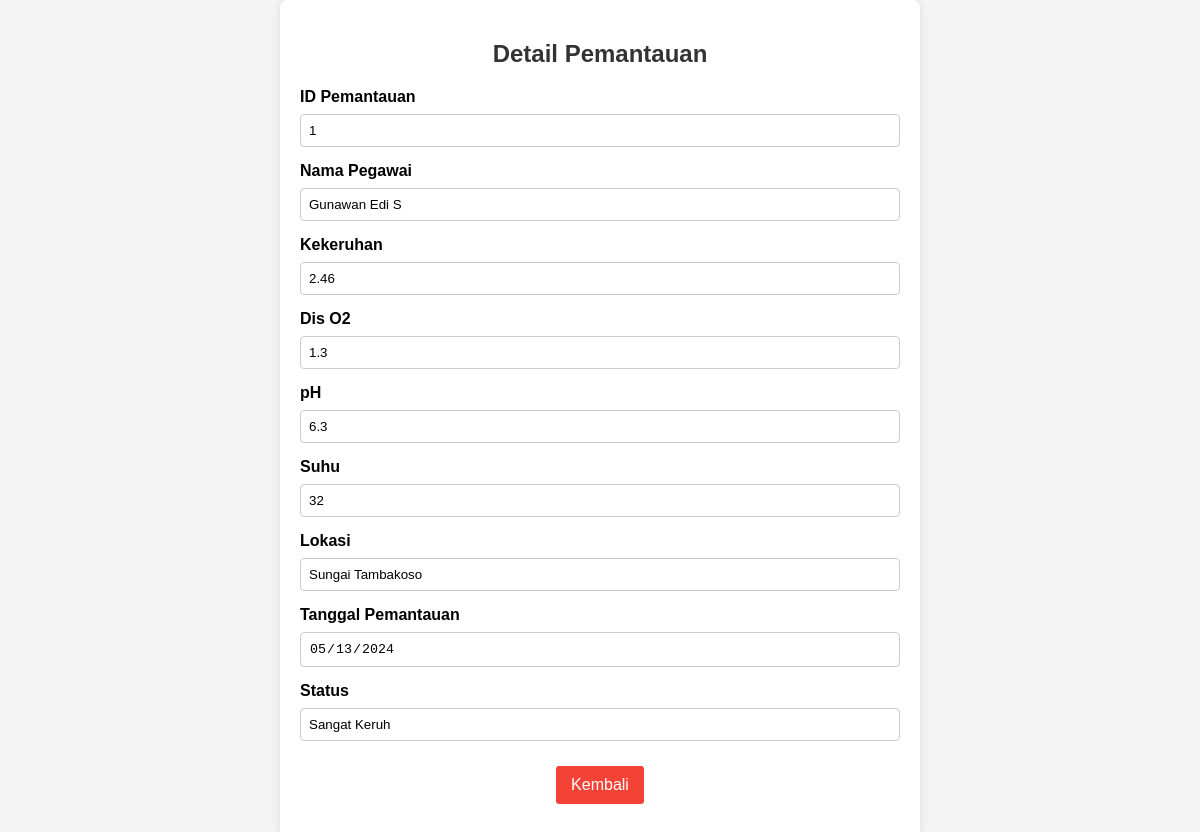
The page /pemantauan/read_pemantauan.php?id=1 on the database its author committed.
### tables this page shows
CREATE TABLE `pemantauan` (
  `id` int(11) NOT NULL,
  `pegawai_id` int(11) DEFAULT NULL,
  `kekeruhan` double DEFAULT NULL,
  `dis_o2` double DEFAULT NULL,
  `pH` double DEFAULT NULL,
  `suhu` double DEFAULT NULL,
  `lokasi_id` int(11) DEFAULT NULL,
  `tgl_pantau` date DEFAULT NULL,
  `status` varchar(255) DEFAULT NULL
);

CREATE TABLE `account` (
  `id` int(11) NOT NULL,
  `name` varchar(255) DEFAULT NULL,
  `username` varchar(255) DEFAULT NULL,
  `password` varchar(255) DEFAULT NULL,
  `role_id` int(11) DEFAULT NULL
);

CREATE TABLE `lokasi` (
  `id` int(11) NOT NULL,
  `lokasi` varchar(255) DEFAULT NULL
);

### pemantauan/read_pemantauan.php (the view, shortened to what this page needs)
<!DOCTYPE html>
<html>
<head>
    <link rel="stylesheet" href="../css/style_readpemantauan.css">
</head>
<body>
<?php
require_once "../koneksi.php";
if (isset($_GET["id"]) && !empty(trim($_GET["id"]))) {
    $sql = "SELECT pemantauan.*, account.name AS nama_pegawai, lokasi.lokasi
            FROM pemantauan
            INNER JOIN pegawai ON pemantauan.pegawai_id = pegawai.id
            INNER JOIN account ON pegawai.account_id = account.id
            INNER JOIN lokasi ON pemantauan.lokasi_id = lokasi.id
            WHERE pemantauan.id = ?";
    if ($stmt = mysqli_prepare($koneksi, $sql)) {
        mysqli_stmt_bind_param($stmt, "i", $param_id);
        if (mysqli_stmt_execute($stmt)) {
            $result = mysqli_stmt_get_result($stmt);
            if (mysqli_num_rows($result) == 1) {
                $row = mysqli_fetch_assoc($result);
                ?>
                <form>
                <div>
                    <h2>Detail Pemantauan</h2>
                </div>
                    <div>
                        <label>ID Pemantauan</label>
                        <input type="text" value="<?php echo $row['id']; ?>" readonly>
                    </div>
                    <div>
                        <label>Nama Pegawai</label>
                        <input type="text" value="<?php echo $row['nama_pegawai']; ?>" readonly>
                    </div>
                    <div>
                        <label>Kekeruhan</label>
                        <input type="text" value="<?php echo $row['kekeruhan']; ?>" readonly>
                    </div>
                    <div>
                        <label>Dis O2</label>
                        <input type="text" value="<?php echo $row['dis_o2']; ?>" readonly>
                    </div>
                    <div>
                        <label>pH</label>
                        <input type="text" value="<?php echo $row['pH']; ?>" readonly>
                    </div>
                    <div>
                        <label>Suhu</label>
                        <input type="text" value="<?php echo $row['suhu']; ?>" readonly>
                    </div>
                    <div>
                        <label>Lokasi</label>
                        <input type="text" value="<?php echo $row['lokasi']; ?>" readonly>
                    </div>
                    <div>
                        <label>Tanggal Pemantauan</label>
                        <input type="date" value="<?php echo $row['tgl_pantau']; ?>" readonly>
                    </div>
                    <div>
                        <label>Status</label>
                        <input type="text" value="<?php echo $row['status']; ?>" readonly>
                    </div>
                    <div class="button-container">
                        <button type="button" onclick="window.location.href='hasil_pemantauan.php'">Kembali</button>
                    </div>
                </form>
                <?php
            } else {
                header("location: hasil_pemantauan.php");
                exit();
            }
        } else {
            echo "Oops! Ada yang salah. Silakan coba lagi nanti.";
        }
    }
} else {
    header("location: hasil_pemantauan.php");
    exit();
}
?>
</body>
</html>

### css/style_readpemantauan.css (style rules this page uses)
body { font-family: Arial, sans-serif; background-color: #f4f4f4; margin: 0; padding: 0; display: flex; justify-content: center; align-items: center; height: 100vh; }
h2 { text-align: center; color: #333; }
form { background-color: #ffffff; padding: 20px; border-radius: 8px; box-shadow: 0 0 10px rgba(0, 0, 0, 0.1); width: 50%; margin: auto; }
form div { margin-bottom: 15px; }
form label { display: block; font-weight: bold; margin-bottom: 5px; }
form input[type="text"], form input[type="date"], form select { width: 100%; padding: 8px; margin-top: 3px; border: 1px solid #ccc; border-radius: 4px; box-sizing: border-box; }
.button-container { display: flex; justify-content: center; }
.button-container button { padding: 10px 15px; background-color: #f44336; color: white; border: none; border-radius: 3px; cursor: pointer; font-size: 16px; margin-top: 10px; transition: background-color 0.3s ease, transform 0.3s ease; }

### rows shown on the page
pemantauan: id "1", name "Gunawan Edi S", kekeruhan "2.46", dis_o2 "1.3", pH "6.3", suhu "32", lokasi.lokasi "Sungai Tambakoso", tgl_pantau "05/13/2024", status "Sangat Keruh"
